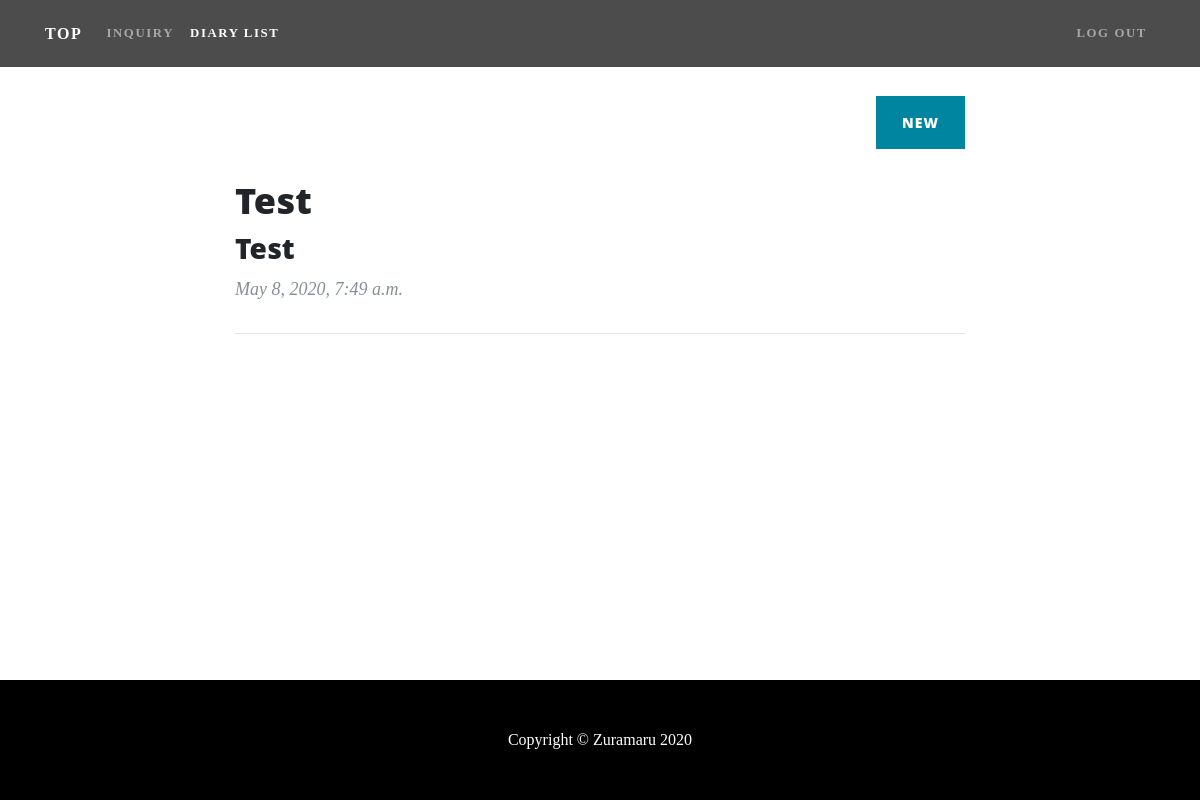
Before: /diary_list/ (signed in) with the older database file.
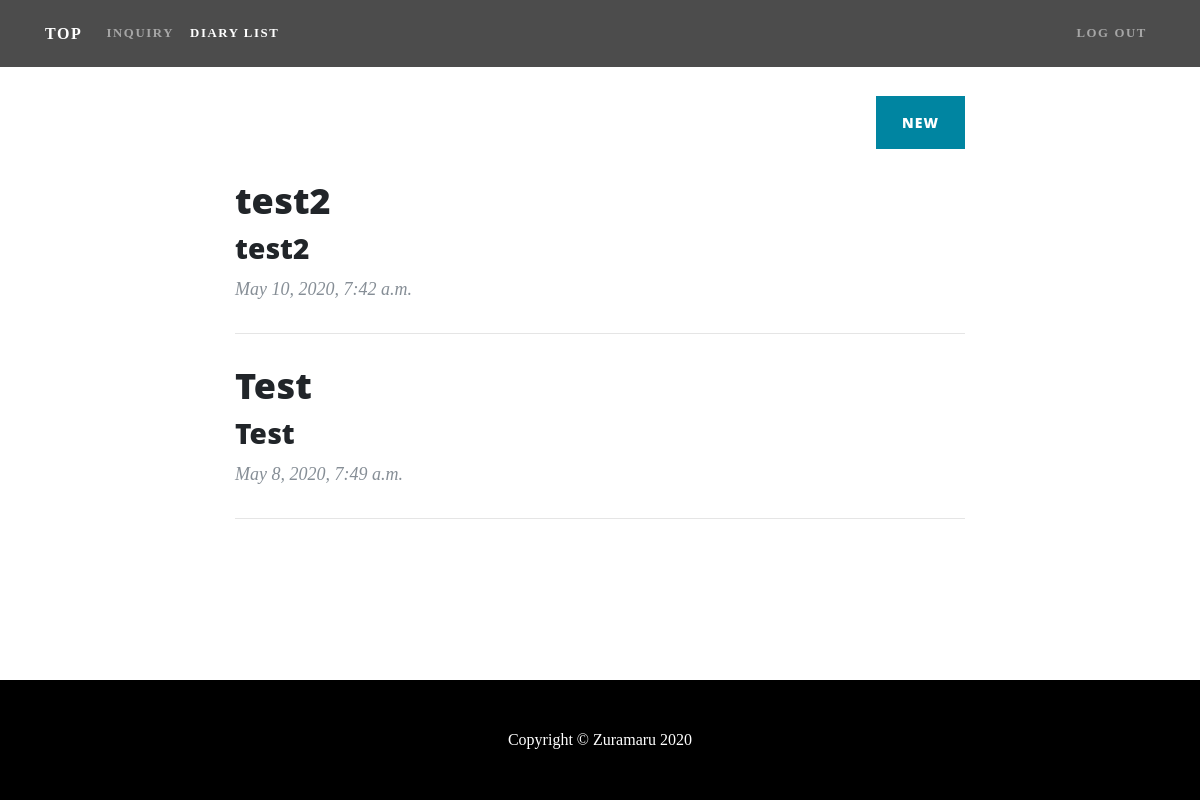
After: the same page with the newer database file.
### miraizura/models.py (models this page shows, shortened)
class Diary(models.Model):
    user = models.ForeignKey(CustomUser, verbose_name='user', on_delete=models.PROTECT)
    title = models.CharField(verbose_name='title', max_length=40)
    content = models.TextField(verbose_name='content', blank=True, null=True)
    created_at = models.DateTimeField(verbose_name='created date', auto_now_add=True)
    updated_at = models.DateTimeField(verbose_name='updated date', auto_now=True)
    class Meta:
        verbose_name_plural = 'Diary'

### miraizura/views.py (the view)
# urls.py: path('diary_list/', views.DiaryListView.as_view(), name="diary_list"),
class DiaryListView(LoginRequiredMixin, generic.ListView):
    model = Diary
    template_name = 'diary_list.html'
    paginate_by = 5
    def get_queryset(self):
        diaries = Diary.objects.filter(user=self.request.user).order_by('-created_at')
        return diaries

### miraizura/templates/diary_list.html (shortened to what this page needs)
{% extends 'base.html' %}
{% load static %}
{% block active_diary_list %}active{% endblock %}
{% block head %}
<Link href="{% static 'css/clean-blog.min.css' %}" rel="stylesheet">
{% endblock %}
{% block contents %}
<div class="container">
    <div class="row">
        <div class="my-div-style w-100">
            <div class="col-lg-8 col-md-10 mx-auto">
                <div class="clearfix">
                    <a class="btn btn-primary float-right" href="{% url 'miraizura:diary_create' %}">New</a>
                </div>
                {% for miraizura in diary_list %}
                <div class="post-preview">
                    <a href="{% url 'miraizura:diary_detail' miraizura.pk %}">
                        <h2 class="post-title">
                            {{ miraizura.title }}
                        </h2>
                        <h3 class="post-subtitle">
                            {{ miraizura.content|truncatechars:20 }}
                        </h3>
                    </a>
                    <p class="post-meta">{{ miraizura.created_at }}</p>
                </div>
                <hr>
                {% empty %}
                <p>There is no displayable diary.</p>
                {% endfor %}
            </div>
        </div>
    </div>
</div>
{% endblock %}

### miraizura/templates/base.html (shortened to what this page needs)
{% load static %}
<html lang="en">
<head>
    <Link href="{% static 'vendor/bootstrap/css/bootstrap.min.css' %}" rel="stylesheet">
    <link href="{% static 'css/one-page-wonder.min.css' %}" rel="stylesheet">
    <link rel="stylesheet" type="text/css" href="{% static 'css/mystyle.css' %}">
    {% block head %}{% endblock %}
</head>
<body>
 <div id="wrapper">
     <nav class="navbar navbar-expand-lg navbar-dark navbar-custom fixed-top">
         <div class="container">
             <a class="navbar-brand" href="{% url 'miraizura:index' %}">TOP<a/>
             <div class="collapse navbar-collapse" id="navbarResponsive">
                 <ul class="navbar-nav mr-auto">
                     <li class="nav-item {% block active_inquiry %}{% endblock%}">
                         <a class="nav-link" href="{% url 'miraizura:inquiry' %}">INQUIRY</a>
                     </li>
                     {% if user.is_authenticated %}
                     <li class="nav-item {% block active_diary_list %}{% endblock %}">
                         <a class="nav-link" href="{% url 'miraizura:diary_list' %}">DIARY LIST</a>
                     {% endif %}
                 </ul>
                 <ul class="navbar-nav ml-auto">
                     {% if user.is_authenticated %}
                     <li class="nav-item">
                         <a class="nav-link" href="{% url 'account_logout' %}">Log Out</a>
                     </li>
                     {% else %}
                     <li class="nav-item {% block active_signup %}{% endblock %}">
                         <a class="nav-link" href="{% url 'account_signup' %}">Sign Up</a>
                     </li>
                     <li class="nav-item {% block active_login %}{% endblock %}">
                         <a class="nav-link" href="{% url 'account_login' %}">Log In</a>
                     {% endif %}
                 </ul>
             </div>
         </div>
     </nav>
     {% block contents%}{% endblock %}
     <footer class="py-5 bg-black">
         <div class="container">
             <p class="m-0 text-center text-white small">Copyright &copy; Zuramaru 2020</p>
         </div>
     </footer>
 </div>
</body>
</html>

### miraizura/static/css/mystyle.css (style rules this page uses)
body, #wrapper { display: flex; flex-direction: column; min-height: 100vh; }
footer { margin-top: auto; }
.my-div-style { margin-top: 6rem; }

Changed rows visible on the page:
added Diary: title "test2", content "test2", created_at "May 10, 2020, 7:42 a.m."
